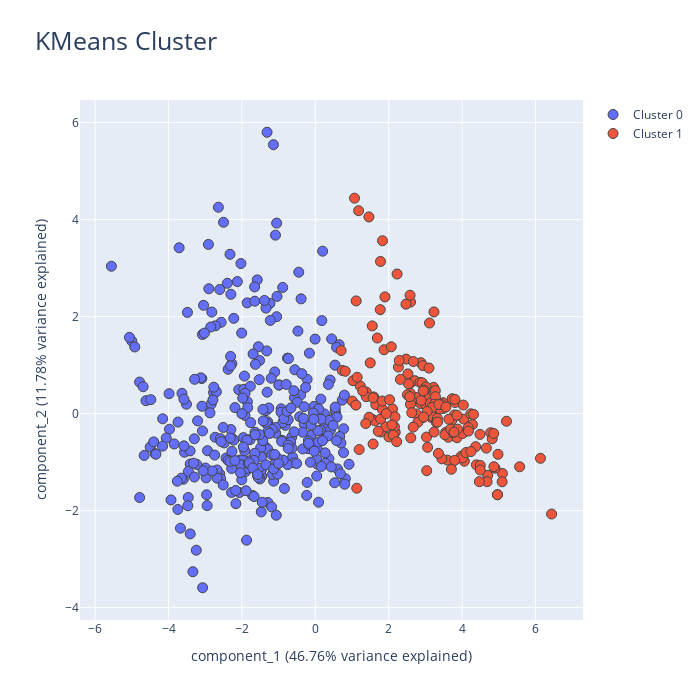

Source (notebook cell):
### Markdown cell above
### Cluster Analysis
What segments or groups are present in the data?

### Code cell
mw.cluster(df)

### Figure 1 — Plotly figure (JSON) as saved in the notebook; plotly's stock layout.template omitted (floating-point values rounded to 4 significant figures; data arrays with more than 128 entries replaced by an {"elided": "..."} marker saying what was removed)
{"data": [{"marker": {"colorscale": [[0, "rgb(161, 105, 40)"], [0.1667, "rgb(189, 146, 90)"], [0.3333, "rgb(214, 189, 141)"], [0.5, "rgb(237, 234, 194)"], [0.6667, "rgb(181, 200, 184)"], [0.8333, "rgb(121, 167, 172)"], [1, "rgb(40, 135, 161)"]], "line": {"width": 1}, "size": 10}, "mode": "markers", "name": "Cluster 0", "type": "scatter", "x": {"elided": "329 float values"}, "y": {"elided": "329 float values"}}, {"marker": {"colorscale": [[0, "rgb(161, 105, 40)"], [0.1667, "rgb(189, 146, 90)"], [0.3333, "rgb(214, 189, 141)"], [0.5, "rgb(237, 234, 194)"], [0.6667, "rgb(181, 200, 184)"], [0.8333, "rgb(121, 167, 172)"], [1, "rgb(40, 135, 161)"]], "line": {"width": 1}, "size": 10}, "mode": "markers", "name": "Cluster 1", "type": "scatter", "x": {"elided": "177 float values"}, "y": {"elided": "177 float values"}}], "layout": {"autosize": false, "height": 700, "title": {"font": {"size": 25}, "text": "KMeans Cluster"}, "width": 700, "xaxis": {"autorange": true, "range": [-6.414, 7.296], "title": {"text": "component_1 (46.76% variance explained)"}, "type": "linear", "zeroline": false}, "yaxis": {"autorange": true, "range": [-4.255, 6.465], "title": {"text": "component_2 (11.78% variance explained)"}, "type": "linear", "zeroline": false}}}
